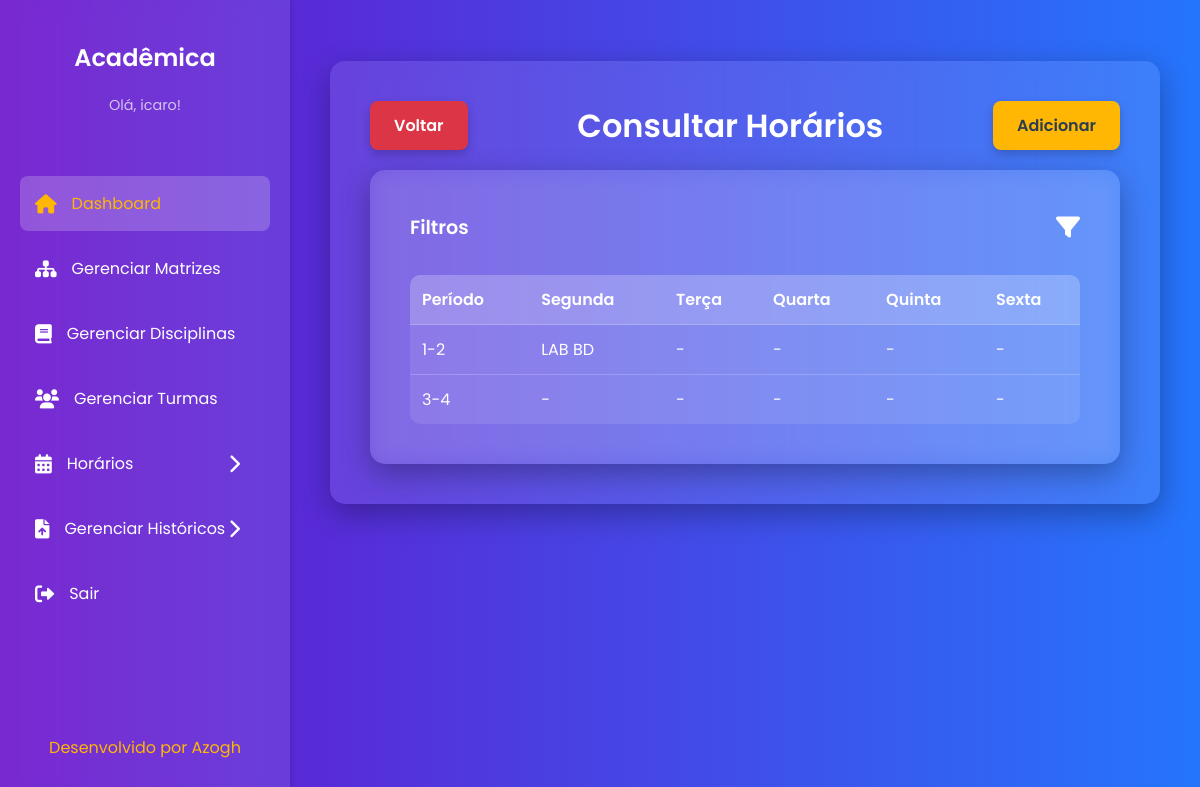
The page /horarios/consultar/ (signed in) on the database as committed earlier.
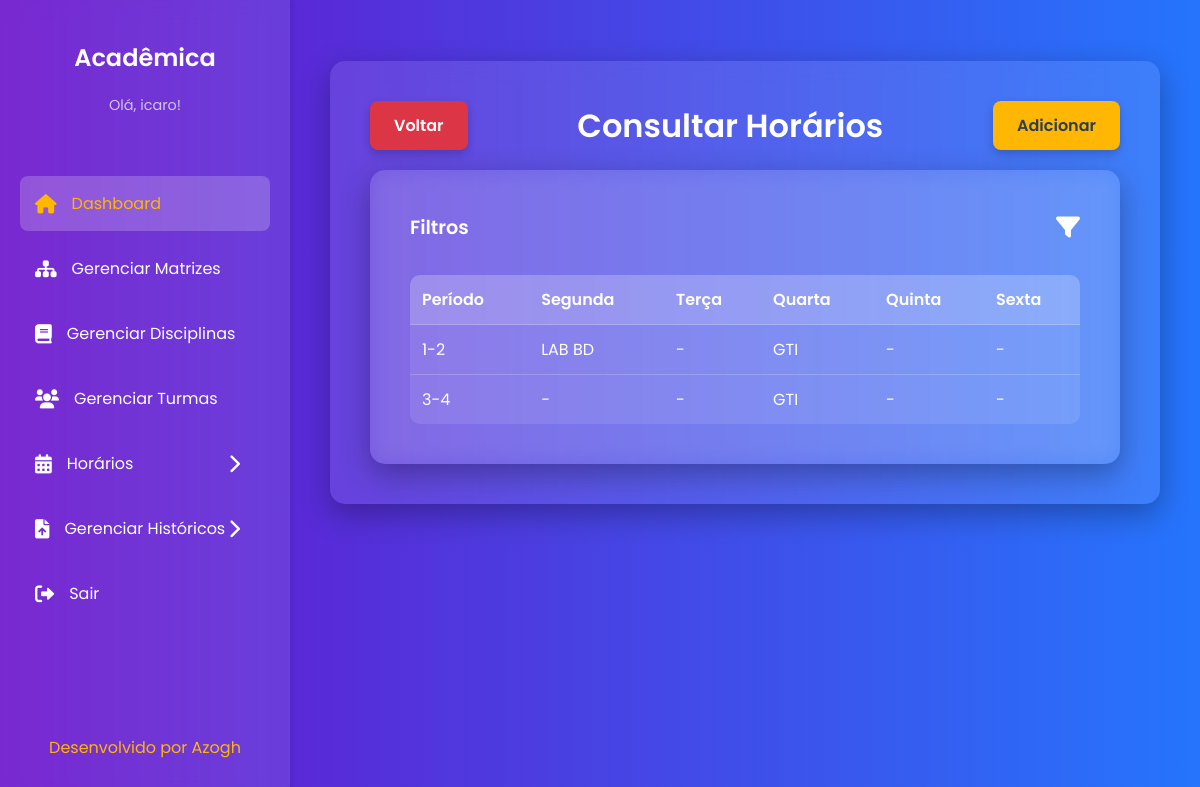
The same page on the database as committed later.
### core/models.py (models this page shows, shortened)
class Disciplinas(models.Model):
    nome = models.CharField(max_length=100)
    sigla = models.CharField(max_length=10)
    ch = models.IntegerField()
    semestre = models.PositiveSmallIntegerField() # tinyint
    codigo = models.CharField(max_length=10)
    matriz_curricular = models.ForeignKey(MatrizCurricular, on_delete=models.CASCADE)
    usuario = models.ForeignKey(Usuario, on_delete=models.CASCADE)
    class Meta:
        db_table = 'DISCIPLINAS'

### core/views.py (the view)
# urls.py: path('horarios/consultar/', views.consultar_horarios, name='consultar_horarios'),
@login_required
def consultar_horarios(request):
    horarios_list = Horario.objects.all()
    curso = request.GET.get('curso')
    ano_ingresso = request.GET.get('ano')
    if curso:
        horarios_list = horarios_list.filter(turma__matriz_curricular__curso=curso)
    if ano_ingresso:
        horarios_list = horarios_list.filter(turma__ano_ingresso=ano_ingresso)
    grade_horarios = {}
    dias_semana = ['SEG', 'TER', 'QUA', 'QUI', 'SEX']
    periodos = ['1-2', '3-4']
    for dia in dias_semana:
        grade_horarios[dia] = {'1-2': None, '3-4': None}
    for horario in horarios_list:
        grade_horarios[horario.dia_semana][horario.periodo] = horario.disciplina.sigla
    cursos = MatrizCurricular.objects.values_list('curso', flat=True).distinct()
    anos_turma = Turma.objects.values_list('ano_ingresso', flat=True).distinct()
    return render(request, 'core/horarios/consultar_horarios.html', {
        'grade': grade_horarios,
        'dias_semana': dias_semana,
        'periodos': periodos,
        'cursos': cursos,
        'anos': anos_turma
    })

### core/templatetags/dict_filters.py (called while the page is built)
@register.filter
def get_item(dictionary, key):
    return dictionary.get(key)

### core/templates/core/horarios/consultar_horarios.html (shortened to what this page needs)
{% extends 'core/base.html' %}
{% load static %}
{% load dict_filters %}
{% block content %}
    <div style="display: flex; justify-content: space-between; align-items: center; margin-bottom: 20px;">
        <a href="{% url 'painel' %}" class="cancel-button">Voltar</a>
        <h1 style="margin: 0; text-align: center; flex-grow: 1;">Consultar Horários</h1>
        <a href="{% url 'adicionar_horario' %}" class="cta-button">Adicionar</a>
    </div>
    <div class="content-card">
        <div style="margin-bottom: 20px; display: flex; flex-direction: column; gap: 10px;">
            <div style="display: flex; justify-content: space-between; align-items: center;">
                <h2 style="margin: 0; font-size: 1.2em;">Filtros</h2>
                <a href="#" id="filter-toggle" style="font-size: 1.5em; color: var(--text-color);"><i class="fas fa-filter"></i></a>
            </div>
        </div>
        <table style="margin-top: 30px;">
            <thead>
                <tr>
                    <th>Período</th>
                    <th>Segunda</th>
                    <th>Terça</th>
                    <th>Quarta</th>
                    <th>Quinta</th>
                    <th>Sexta</th>
                </tr>
            </thead>
            <tbody>
                {% for periodo in periodos %}
                <tr>
                    <td>{{ periodo }}</td>
                    {% for dia in dias_semana %}
                        <td>
                            {% if grade|get_item:dia|get_item:periodo %}
                                {{ grade|get_item:dia|get_item:periodo }}
                            {% else %}
                                -
                            {% endif %}
                        </td>
                    {% endfor %}
                </tr>
                {% endfor %}
            </tbody>
        </table>
    </div>
{% endblock %}

Rows that differ between the two databases and show on the page:
added Disciplinas: sigla "GTI"
